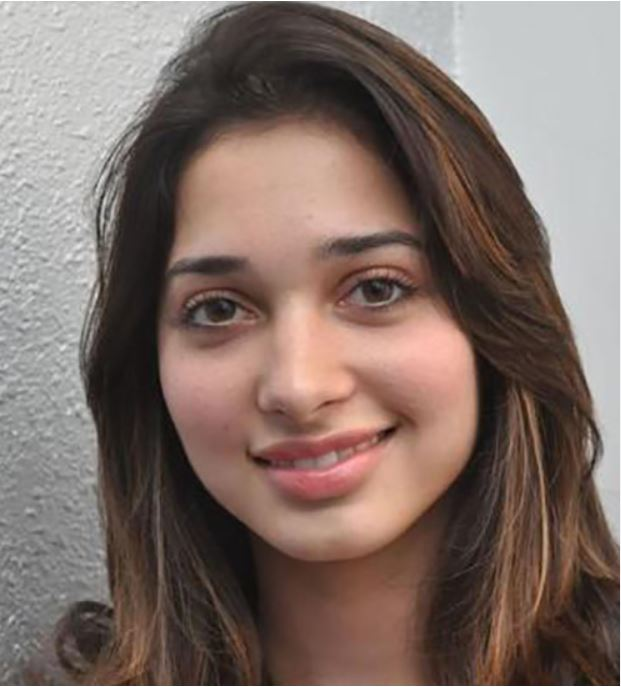
#> input picture Project_Vmakeup/input.jpg, 621 x 687 px
$ jupyter execute --allow-errors Untitled.ipynb   (older library calls are emulated)
#> lines starting #> are read from the running program, lines starting #| are printed output that depends on the picture
### Project_Vmakeup/module3.py
import torch
import os
from module2 import BiSeNet
import os.path as osp
import numpy as np
from PIL import Image
import torchvision.transforms as transforms
import cv2


# [33 lines left out: function vis_parsing_maps, not called in this run]
    #return vis_im


def evaluate(image_path='./Dataset/imgs/9.jpg', cp='Dataset/cp/79999_iter.pth'):

    # if not os.path.exists(respth):
    #     os.makedirs(respth)

    n_classes = 19
    net = BiSeNet(n_classes=n_classes)
    #net.cuda()
    #net.load_state_dict(torch.load(cp))
    net.load_state_dict(torch.load(cp, map_location=torch.device('cpu')))
    net.eval()

    to_tensor = transforms.Compose([
        transforms.ToTensor(),
        transforms.Normalize((0.485, 0.456, 0.406), (0.229, 0.224, 0.225)),
    ])

    with torch.no_grad():
        img = Image.open(image_path)
        image = img.resize((512, 512), Image.BILINEAR)
        print(image)
        img = to_tensor(image)
        img = torch.unsqueeze(img, 0)
        #img = img.cuda()
        out = net(img)[0]
        parsing = out.squeeze(0).cpu().numpy().argmax(0)
        #print(parsing)
        #print(np.unique(parsing))

        #vis_parsing_maps(image, parsing, stride=1, save_im=False, save_path=osp.join(respth, dspth))
        return parsing

#if __name__ == "__main__":
#    evaluate(dspth='/test-img/9.jpg', cp='79999_iter.pth')

### Project_Vmakeup/Untitled.ipynb
[cell 1]
import cv2
import os
import numpy as np
from skimage.filters import gaussian
from module3 import evaluate

[cell 2]
# [17 lines left out: function sharpen, not called in this run]

[cell 3]
# [22 lines left out: function hair, not called in this run]

[cell 4]
def process_image(task,image_path,r,g,b):
#> called with task = 'hair', image_path = 'input.jpg', r = 20, g = 44, b = 210
    cp = 'Dataset/cp/79999_iter.pth'
    image = cv2.imread(image_path)
#> image is the input picture: shape (687, 621, 3); mean B, G, R 102.8, 110, 127.7
    image = cv2.resize(image, (1024, 1024))
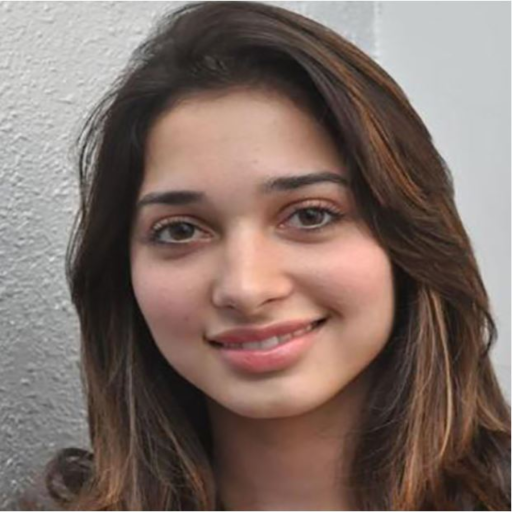
#> image: shape (1024, 1024, 3) (shown at 1/2 size); mean B, G, R 102.7, 109.9, 127.6
    ori = image.copy()
    parsing = evaluate(image_path, cp)
    parsing = cv2.resize(parsing, image.shape[0:2], interpolation=cv2.INTER_NEAREST)
    table = {
        'hair': 17,
        'upper_lip': 12,
        'lower_lip': 13
    }
    parts=[]
    colors =[]
    if task.lower()=='lips':
        parts = [table['upper_lip'], table['lower_lip']]
        colors = [[r, g, b], [r, g, b]]
    elif task.lower()=='hair':
        parts = [table['hair']]
        colors = [[r, g, b]]
    for part, color in zip(parts, colors):
        image = hair(image, parsing, part, color)

    cv2.imwrite('S:/Virtual_try_on/web/output.jpg',image)
    cv2.imwrite('S:/Virtual_try_on/build/web/output.jpg',image)
    cv2.imwrite('output1.jpg',parsing)
    cv2.imwrite('output_original.jpg',ori)

[cell 5]
process_image('hair','input.jpg',20,44,210)
#> (the call stopped at in evaluate, `net = BiSeNet(n_classes=n_classes)`: module2 is not available in this run)

[cell 6]
process_image('hair','inputx.png',0,0,255)
#> call 2 of process_image, with task = 'hair', image_path = 'inputx.png', r = 0, g = 0, b = 255
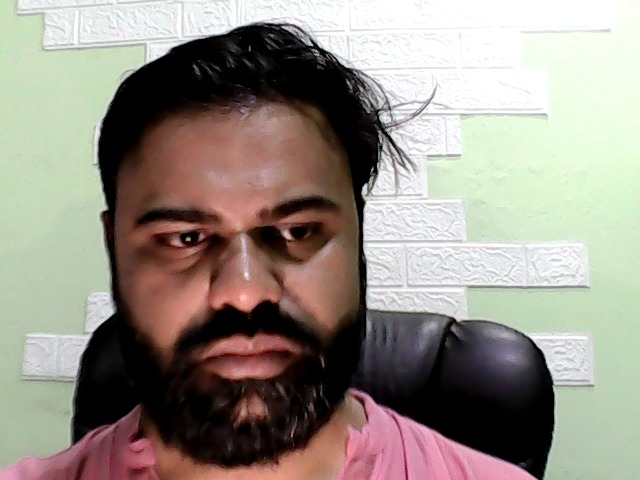
#> input picture Project_Vmakeup/inputx.png, 640 x 480 px
#> in process_image, image is the input picture: shape (480, 640, 3); mean B, G, R 133.8, 143.1, 150.6
#> in process_image (call 2), `image = cv2.resize(image, (1024, 1024))`:
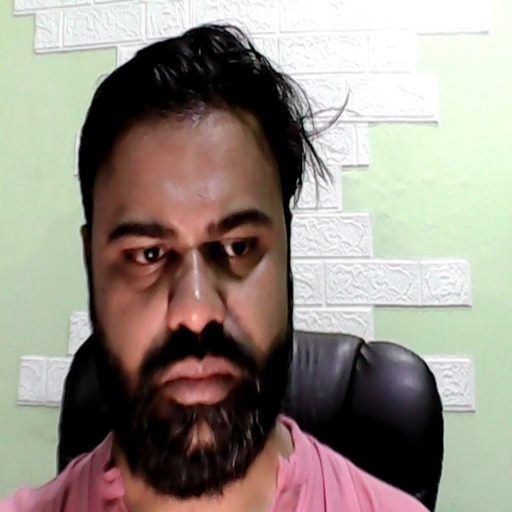
#> image: shape (1024, 1024, 3) (shown at 1/2 size); mean B, G, R 133.7, 143, 150.5
#> (the call stopped at in evaluate, `net = BiSeNet(n_classes=n_classes)`: module2 is not available in this run)
